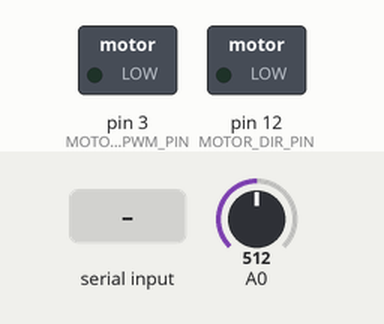
The sketch below on a simulated Arduino Uno, built with avr-gcc and run on an emulated ATmega328P. Parts: switched loads named in the sketch (green lamp = pin HIGH). The test bench sets the inputs (shaded band); at power-on: A0 = 512. What the sketch prints to the serial monitor is not drawn.

Above: at 1.2 s.
1.3 s: "90,45\n" received over Serial
At 1.42 s:
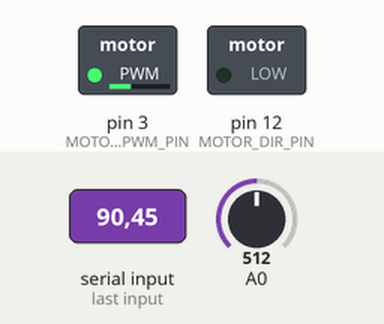
3.0 s: "30,150\n" received over Serial
At 3.7 s:
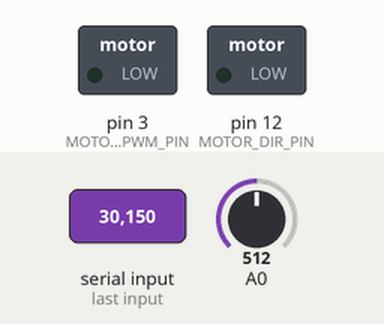
Timing chart, 0 to 6.0 s (numbered marks = the images above; inputs shaded):
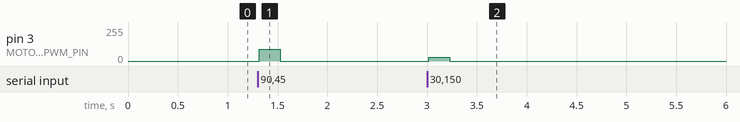

The sketch:

communicate_PID.ino
```cpp
const int MOTOR_DIR_PIN = 12;
const int MOTOR_PWM_PIN = 3;

float ADCvalue = 0;
float currentAngle = 0;
const float ADCmin = 104.0;
const float ADCmax = 919.0;
const float ANGLE_OFFSET = 25.0;

unsigned long lastCommandTime = 0;
const unsigned long timeoutDuration = 200;

String commandBuffer = "";

float readFilteredADC(int pin, int sampleCount = 10) {
  long total = 0;
  for (int i = 0; i < sampleCount; i++) {
    total += analogRead(pin);
    delayMicroseconds(5);
  }
  return total / (float)sampleCount;
}

void setup() {
  Serial.begin(115200);
  pinMode(MOTOR_DIR_PIN, OUTPUT);
  pinMode(MOTOR_PWM_PIN, OUTPUT);
}

void loop() {
  // 각도 계산
  ADCvalue = readFilteredADC(A0, 10);
  currentAngle = (ADCvalue - ADCmin) * 360.0 / (ADCmax - ADCmin);
  currentAngle = constrain(currentAngle, 0.0, 360.0);

  currentAngle += ANGLE_OFFSET;
  if (currentAngle < 0) currentAngle += 360.0;
  if (currentAngle >= 360.0) currentAngle -= 360.0;

  float relativeAngle = currentAngle;
  if (relativeAngle > 180.0) relativeAngle -= 360.0;

  // **문자열로 angle 전송 (char 기반)**
  Serial.println(String(relativeAngle, 4));

  // 시리얼 명령 수신
  while (Serial.available()) {
    char c = Serial.read();
    if (c == '\n') {
      handleCommand(commandBuffer);
      commandBuffer = "";
    } else if (c != '\r') {
      commandBuffer += c;
    }
  }

  // 타임아웃 시 모터 정지
  if (millis() - lastCommandTime > timeoutDuration) {
    stopMotor();
  }

  delay(20); // 통신 안정용
}

void handleCommand(String command) {
  int sepIndex = command.indexOf(',');
  if (sepIndex != -1) {
    int pwm = command.substring(0, sepIndex).toInt();
    int direction = command.substring(sepIndex + 1).toInt();
    moveMotor(pwm, direction == 1);
    lastCommandTime = millis();
  }
}

void moveMotor(int pwm, bool forward) {
  pwm = constrain(pwm, 0, 130);
  analogWrite(MOTOR_PWM_PIN, pwm);
  digitalWrite(MOTOR_DIR_PIN, forward ? HIGH : LOW);
}

void stopMotor() {
  analogWrite(MOTOR_PWM_PIN, 0);
}
```

Measured:
- after the input at 1.3 s, pin 3 (MOTOR_PWM_PIN): 0/255 → 90/255 at once, → 0/255 0.22 s later
- after the input at 3.0 s, pin 3 (MOTOR_PWM_PIN): 0/255 → 30/255 at once, → 0/255 0.22 s later
